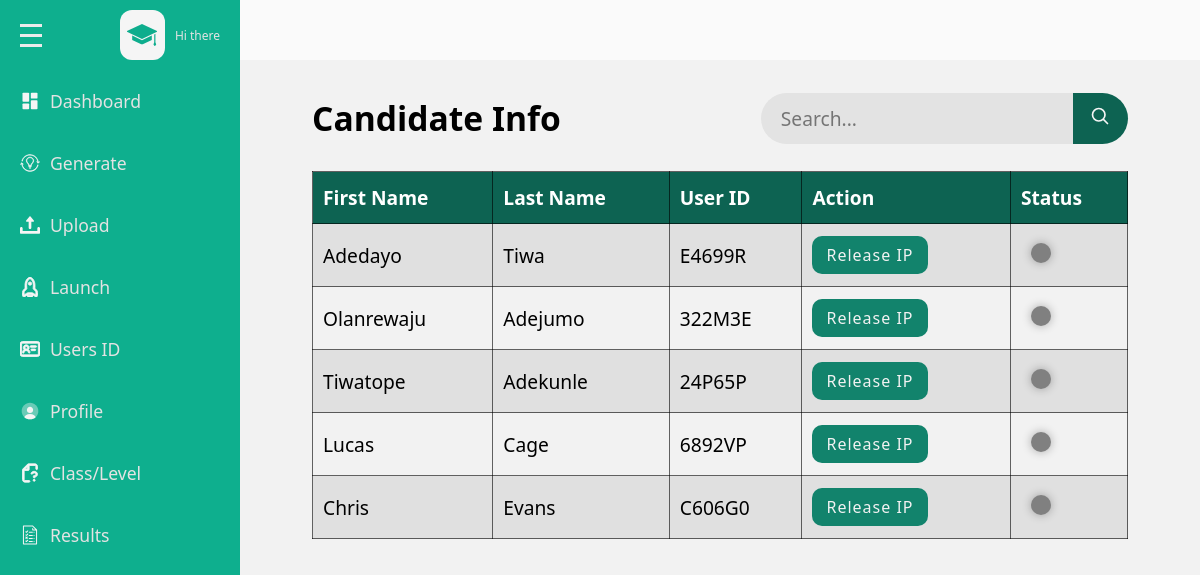
Before: /admins/releaseip with the older database file.
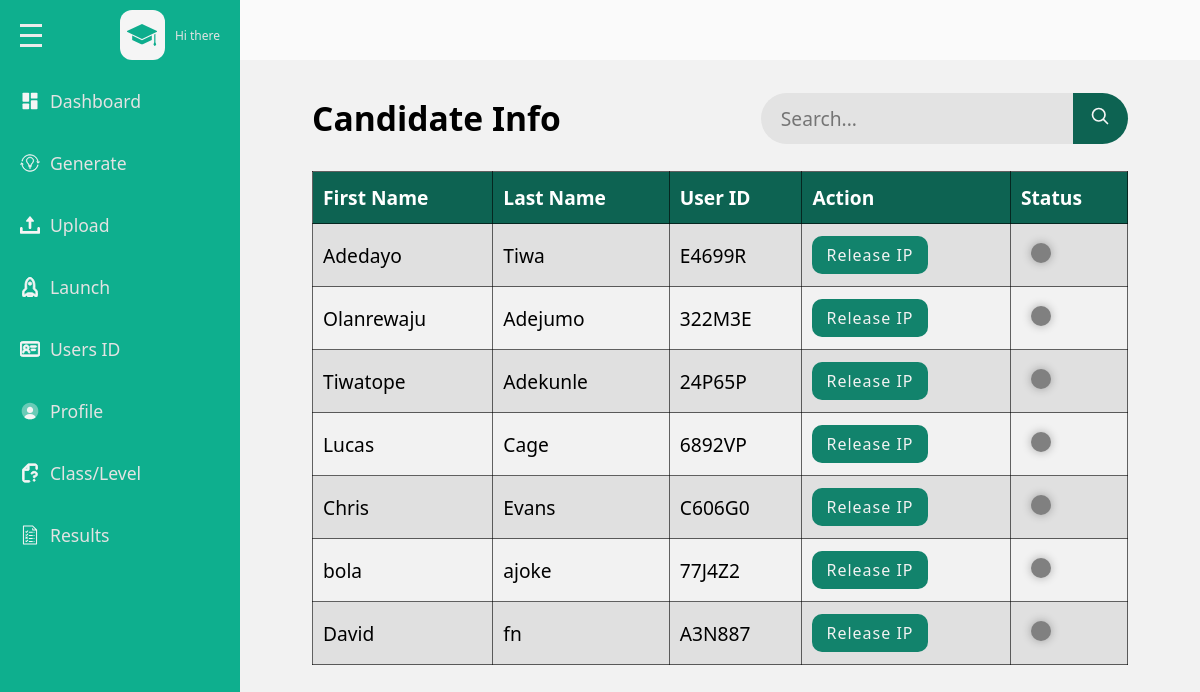
After: the same page with the newer database file.
### base/models.py (models this page shows, shortened)
class UserID(models.Model):
    user = models.OneToOneField(User, on_delete=models.CASCADE)
    generated_id = models.CharField(max_length=100, unique=True)

class User(AbstractUser):
    school_name = models.CharField(max_length=500, null=True,blank=True)
    recovery_code = models.CharField(max_length=100, null=True)
    session_id = models.UUIDField(default=None, null=True, blank=True)
    is_online = models.BooleanField(default=False)

### admins/views.py (the view)
# urls.py: path('releaseip',views.releaseip,name='releaseip'),
def releaseip(request):
    userid = UserID.objects.all()
    context = {
        'userid':userid,
    }
    return render (request, 'admins/releaseip.html',context)

### base/templates/admins/releaseip.html (shortened to what this page needs)
{% load static %}
<!DOCTYPE html>
<html lang="en">
<head>
    <link rel="stylesheet" href="{% static 'css/style.css' %}">
</head>
<body>
    <div class ="releaseip page">
        <div class = "wrapper">
            <div class = "main-sidebar">
                <div class = "menu">
                    <div class= "menu-head flex-between">
                        <div class="hamburger flex-column">
                            <span></span>
                            <span></span>
                            <span></span>
                        </div>
                        <div class = "menu-head-content flex gp-10">
                            <div class = "scholar-icon-div flex-center">
                                <!DOCTYPE svg PUBLIC "-//W3C//DTD SVG 1.1//EN" "http://www.w3.org/Graphics/SVG/1.1/DTD/svg11.dtd">
                            </div>
                            <div class = "text-content-div flex-column">
                                <span class = "sub-text">Hi there</span>
                            </div>
                        </div>
                    </div>
                    <div class= "menu-content flex-column ">
                        <a href = "{% url 'admins:dashboard' %}" class = "menu-item">
                            <div class="menu-wrapper flex gp-10">
                                <!DOCTYPE svg PUBLIC "-//W3C//DTD SVG 1.1//EN" "http://www.w3.org/Graphics/SVG/1.1/DTD/svg11.dtd">
                                <span>Dashboard</span>
                            </div>
                        </a>
                        <a href = "{% url 'admins:userid' %}" class = "generate menu-item">
                            <div class="menu-wrapper flex gp-10">
                                <!DOCTYPE svg PUBLIC "-//W3C//DTD SVG 1.1//EN" "http://www.w3.org/Graphics/SVG/1.1/DTD/svg11.dtd">
                                <span>Generate</span>
                            </div>
                        </a>
                        <a href = "{% url 'admins:upload' %}" class = "menu-item">
                            <div class="menu-wrapper flex gp-10">
                                <!DOCTYPE svg PUBLIC "-//W3C//DTD SVG 1.1//EN" "http://www.w3.org/Graphics/SVG/1.1/DTD/svg11.dtd">
                                <span>Upload</span>
                            </div>
                        </a>
                        <a href = "" class = "menu-item">
                            <div class="menu-wrapper flex gp-10">
                                <!DOCTYPE svg PUBLIC "-//W3C//DTD SVG 1.1//EN" "http://www.w3.org/Graphics/SVG/1.1/DTD/svg11.dtd">
                                <span>Launch</span>
                            </div>
                        </a>
                        <a href = "{% url 'admins:user' %}" class = "menu-item">
                            <div class="menu-wrapper flex gp-10">
                                <!DOCTYPE svg PUBLIC "-//W3C//DTD SVG 1.1//EN" "http://www.w3.org/Graphics/SVG/1.1/DTD/svg11.dtd">
                                <span>Users ID</span>
                            </div>
                        </a>
                        <a href = "{% url 'admins:profile' %}" class = "menu-item">
                            <div class="menu-wrapper flex gp-10">
                                <!DOCTYPE svg PUBLIC "-//W3C//DTD SVG 1.1//EN" "http://www.w3.org/Graphics/SVG/1.1/DTD/svg11.dtd">
                                <span>Profile</span>
                            </div>
                        </a>
                        <a href = "{% url 'admins:question' %}" class = "menu-item">
                            <div class="menu-wrapper flex gp-10">
                                <!DOCTYPE svg PUBLIC "-//W3C//DTD SVG 1.1//EN" "http://www.w3.org/Graphics/SVG/1.1/DTD/svg11.dtd">
                                <span>Class/Level</span>
                            </div>
                        </a>
                        <a href = "{% url 'admins:result' %}" class = "menu-item">
                            <div class="menu-wrapper flex gp-10">
                                <!DOCTYPE svg PUBLIC "-//W3C//DTD SVG 1.1//EN" "http://www.w3.org/Graphics/SVG/1.1/DTD/svg11.dtd">
                                <span>Results</span>
                            </div>
                        </a>
                                <!DOCTYPE svg PUBLIC "-//W3C//DTD SVG 1.1//EN" "http://www.w3.org/Graphics/SVG/1.1/DTD/svg11.dtd">
                    </div>
                </div>
            </div>
            <div class = "main-content">
                <div class="main-content-header flex-between">
                </div>
                <div class="user-get-container">
                    <div class="candidate-info flex-between">
                        <h2>Candidate Info</h2>
                        <form method= "get" action="{% url 'admins:search' %}" class = "user-search-form flex">
                            <input required type = "text" placeholder="Search..." name = "query" class = "user-search-input"/>
                            <button class ="user-search-btn">
                            </button>
                        </form>
                    </div>
                    <table class="user-get-table table">
                        <thead class="thead">
                            <tr>
                                <th scope="col">First Name</th>
                                <th scope="col">Last Name</th>
                                <th scope="col">User ID</th>
                                <th scope="col">Action</th>
                                <th scope="col">Status</th>
                            </tr>
                        </thead>
                        <tbody>
                            {% for user_id in userid %}
                            <tr>
                                <td>{{user_id.user.username}}</td>
                                <td>{{user_id.user.last_name}}</td>
                                <td>{{user_id.generated_id}}</td>
                                <td>
                                   <a href="{% url 'admins:ip' user_id.user %}"> <button class = "releaseip-btn">Release IP</button></a>
                                </td>
                                <td>  <span id="status-{{ user_id.id }}" class="status-light"></span></td>
                            </tr>
                            {% endfor %}
                        </tbody>
                    </table>
                </div>
            </div>
        </div>
    </div>
</body>
</html>

### base/static/css/style.css (style rules this page uses)
* { box-sizing: border-box; }
:root { --page-clr : #9ddcd1; --main-sidebar-clr : hsl(168, 85%, 37%); --main-sb-hv-clr : hsl(168, 77%, 22%); --head-text-clr : hsl(168, 49%, 59%); --q-selected-btn-clr : hsl(166, 78%, 37%); --block-clr : hsl(0, 0%, 98%); --variant-clr : hsl(189, 56%, 34%); --darker-variant-clr : hsl(189.71deg 55.9% 27.77%); --border-rd: 10px; --border-rd-in: 50px; --font-family : system-ui, -apple-system, BlinkMacSystemFont, 'Segoe UI', Roboto, Oxygen, Ubuntu, Cantarell, 'Open Sans', 'Helvetica Neue', sans-serif; }
body { margin: 0; padding: 0; font-family: var(--font-family); }
button, input, select, textarea { border : none; outline : 1px solid transparent; font-family: var(--font-family); }
button { cursor: pointer; }
h1,h2,h3,h4,p { margin :5px 0; }
a { text-decoration: none; color : black; }
svg { width : 20px; height : 20px; }
.flex { display: flex; align-items: center; }
.flex-center { display: flex; align-items: center; justify-content: center; }
.flex-column { display: flex; flex-direction: column; justify-content: center; }
.flex-between { display: flex; justify-content: space-between; }
.gp-10 { gap : 10px; }
.page { background-color: var(--page-clr); min-height : 100vh; }
.wrapper { display : flex; min-height : 100vh; }
.main-sidebar { min-width: 230px; width: 20%; height: 100vh; background-color: var(--main-sidebar-clr); position: sticky; left: 0; top: 0; z-index: 99; padding-top: 10px; }
.main-content { width : 80%; background-color: hsl(0, 0%, 95%); position : relative; }
.menu-head { padding-left : 20px; padding-right : 20px; padding-bottom: 15px; }
.menu-head.flex-between { align-items: center; }
.hamburger { height: 40px; align-items: flex-start; justify-content: center; gap : 7px; }
.hamburger span { width : 22px; height : 3px; background-color : hsl(0, 0%, 92%) }
.scholar-icon-div { width : 45px; height : 50px; border-radius: 12px; background-color: hsl(0, 0%, 96%); }
.scholar-icon-div svg { width : 30px; height : 30px; }
.text-content-div .sub-text { font-size : 1vw; color : hsl(0, 0%, 89%); }
.menu-content { padding : 10px 0px 15px; height: 490px; overflow-y: auto; }
.menu-content.flex-column { gap : 30px; justify-content: flex-start; }
.menu-item { padding-left : 13px; padding-right : 13px; }
.menu-wrapper { padding : 4px 7px; cursor: pointer; border-radius: 3px; color : hsl(0, 0%, 95%) }
.menu-item span { color : hsl(0, 0%, 89%); font-size : 1.1rem; font-weight: 400; }
.main-content-header { padding: 0px 15px; background-color: var(--block-clr); height: 60px; position: sticky; top: 0; left: 0; z-index : 99; }
.main-content-header.flex-between { align-items: center; }
.user-get-container { width: 85%; margin-inline: auto; margin-top : 30px; }
.table { border-collapse: collapse; font-size: 1.2rem; width : 100%; margin-top : 25px; }
.table .thead th { border : 1px solid rgba(0,0,0,.6); padding : 12px 10px; text-align: left; color: white; }
.table tbody td { border : 1px solid rgba(0,0,0,.6);; padding: 12px 10px; }
.table tbody tr:nth-child(odd) { background-color: hsl(0, 0%, 88%); }
.user-get-table .thead th { background-color: var(--main-sb-hv-clr); }
.candidate-info.flex-between { align-items: center; }
.candidate-info h2 { font-size: 2.1rem; }
.user-search-form { width : 45%; }
.user-search-form.flex { align-items: stretch; }
.user-search-input { width : 85%; padding : 12px 10px 12px 20px; background-color: hsl(0, 0%, 89%); font-size: 1.2rem; border-top-left-radius: var(--border-rd-in); border-bottom-left-radius: var(--border-rd-in); }
.user-search-btn { padding : 12px 10px; background-color: var(--main-sb-hv-clr); color : hsl(0, 0%, 96%); width : 15%; border-top-right-radius: var(--border-rd-in); border-bottom-right-radius: var(--border-rd-in); }
.releaseip-btn { background-color: #12836c; padding: 8px 14px; color: hsl(0, 0%, 95%); border-radius: 10px; font-size: 1rem; letter-spacing: 1px; }

### base/templates/admins/releaseip.html (style rules this page uses)
.status-light { width: 20px; height: 20px; display: inline-block; border-radius: 50%; background-color: grey; margin-left: 10px; box-shadow: 0 0 10px rgba(0, 0, 0, 0.3); }

Changed rows visible on the page:
added UserID: user.username "bola", user.last_name "ajoke", generated_id "77J4Z2"
added UserID: user.username "David", user.last_name "fn", generated_id "A3N887"
